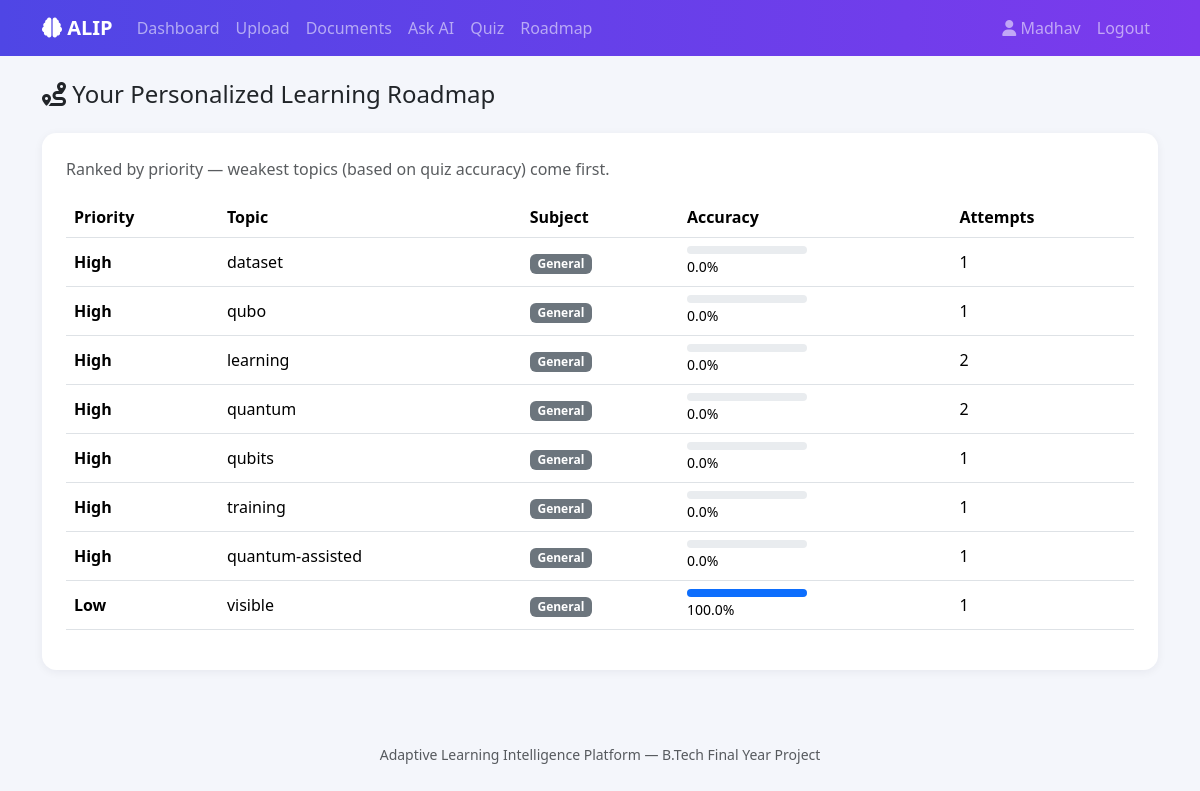
Screenshot of /roadmap (signed in) with the database file from the repository.
### tables this page shows
CREATE TABLE quiz_results (
    id INTEGER PRIMARY KEY AUTOINCREMENT,
    user_id INTEGER NOT NULL,
    subject TEXT NOT NULL,
    topic TEXT NOT NULL,
    correct INTEGER NOT NULL,
    created_at TEXT NOT NULL,
    FOREIGN KEY (user_id) REFERENCES users (id) ON DELETE CASCADE
);

### app.py (the view)
@app.route("/roadmap")
@login_required
def roadmap():
    conn = get_db()
    rows = conn.execute(
        "SELECT subject, topic, correct FROM quiz_results WHERE user_id=?", (session["user_id"],)
    ).fetchall()
    conn.close()
    topic_stats = defaultdict(lambda: {"correct": 0, "total": 0, "subject": "General"})
    for r in rows:
        key = r["topic"]
        topic_stats[key]["total"] += 1
        topic_stats[key]["correct"] += r["correct"]
        topic_stats[key]["subject"] = r["subject"]
    roadmap_items = []
    for topic, stats in topic_stats.items():
        accuracy = 100 * stats["correct"] / stats["total"]
        if accuracy < 50:
            priority = "High"
        elif accuracy < 80:
            priority = "Medium"
        else:
            priority = "Low"
        roadmap_items.append({
            "topic": topic,
            "subject": stats["subject"],
            "accuracy": round(accuracy, 1),
            "attempts": stats["total"],
            "priority": priority,
        })
    priority_order = {"High": 0, "Medium": 1, "Low": 2}
    roadmap_items.sort(key=lambda x: (priority_order[x["priority"]], x["accuracy"]))
    return render_template("roadmap.html", roadmap_items=roadmap_items)

### app.py (called while the page is built)
def login_required(f):
    @wraps(f)
    def wrapper(*args, **kwargs):
        if "user_id" not in session:
            flash("Please log in to continue.", "warning")
            return redirect(url_for("login"))
        return f(*args, **kwargs)
    return wrapper

### db.py (called while the page is built)
def get_db():
    os.makedirs(os.path.dirname(Config.DATABASE), exist_ok=True)
    conn = sqlite3.connect(Config.DATABASE)
    conn.row_factory = sqlite3.Row
    conn.execute("PRAGMA foreign_keys = ON")
    return conn

### templates/roadmap.html
{% extends "base.html" %}
{% block content %}
<h4 class="mb-4"><i class="fa-solid fa-route"></i> Your Personalized Learning Roadmap</h4>
{% if roadmap_items %}
<div class="card p-4">
  <p class="text-muted">Ranked by priority — weakest topics (based on quiz accuracy) come first.</p>
  <table class="table table-hover align-middle">
    <thead>
      <tr>
        <th>Priority</th>
        <th>Topic</th>
        <th>Subject</th>
        <th>Accuracy</th>
        <th>Attempts</th>
      </tr>
    </thead>
    <tbody>
      {% for item in roadmap_items %}
      <tr>
        <td class="priority-{{ item.priority }}">{{ item.priority }}</td>
        <td>{{ item.topic }}</td>
        <td><span class="badge bg-secondary">{{ item.subject }}</span></td>
        <td>
          <div class="progress" style="height: 8px; width: 120px;">
            <div class="progress-bar" role="progressbar" style="width: {{ item.accuracy }}%;"></div>
          </div>
          <small>{{ item.accuracy }}%</small>
        </td>
        <td>{{ item.attempts }}</td>
      </tr>
      {% endfor %}
    </tbody>
  </table>
</div>
{% else %}
<div class="card p-4">
  <p class="text-muted">No roadmap yet — take a quiz first so we can identify your weak topics.</p>
  <a href="{{ url_for('quiz') }}" class="btn btn-primary mt-2">Take a Quiz</a>
</div>
{% endif %}
{% endblock %}

### templates/base.html (shortened to what this page needs)
<!doctype html>
<html lang="en">
<head>
  <link href="https://cdn.jsdelivr.net/npm/bootstrap@5.3.3/dist/css/bootstrap.min.css" rel="stylesheet">
  <link href="https://cdnjs.cloudflare.com/ajax/libs/font-awesome/6.5.2/css/all.min.css" rel="stylesheet">
  <link href="{{ url_for('static', filename='css/style.css') }}" rel="stylesheet">
</head>
<body>
  <nav class="navbar navbar-expand-lg navbar-dark app-navbar">
    <div class="container">
      <a class="navbar-brand fw-bold" href="{{ url_for('index') }}">
        <i class="fa-solid fa-brain"></i> ALIP
      </a>
      <div class="collapse navbar-collapse" id="nav">
        {% if session.user_id %}
        <ul class="navbar-nav me-auto">
          <li class="nav-item"><a class="nav-link" href="{{ url_for('dashboard') }}">Dashboard</a></li>
          <li class="nav-item"><a class="nav-link" href="{{ url_for('upload') }}">Upload</a></li>
          <li class="nav-item"><a class="nav-link" href="{{ url_for('documents') }}">Documents</a></li>
          <li class="nav-item"><a class="nav-link" href="{{ url_for('ask') }}">Ask AI</a></li>
          <li class="nav-item"><a class="nav-link" href="{{ url_for('quiz') }}">Quiz</a></li>
          <li class="nav-item"><a class="nav-link" href="{{ url_for('roadmap') }}">Roadmap</a></li>
        </ul>
        <ul class="navbar-nav">
          <li class="nav-item"><span class="nav-link text-light-50"><i class="fa-solid fa-user"></i> {{ session.username }}</span></li>
          <li class="nav-item"><a class="nav-link" href="{{ url_for('logout') }}">Logout</a></li>
        </ul>
        {% else %}
        <ul class="navbar-nav ms-auto">
          <li class="nav-item"><a class="nav-link" href="{{ url_for('login') }}">Login</a></li>
          <li class="nav-item"><a class="nav-link" href="{{ url_for('register') }}">Register</a></li>
        </ul>
        {% endif %}
      </div>
    </div>
  </nav>
  <div class="container mt-4">
    {% block content %}{% endblock %}
  </div>
  <footer class="text-center text-muted py-4 mt-5">
    <small>Adaptive Learning Intelligence Platform &mdash; B.Tech Final Year Project</small>
  </footer>
</body>
</html>

### static/css/style.css (style rules this page uses)
:root { --brand-primary: #4f46e5; --brand-secondary: #7c3aed; }
body { background-color: #f4f6fb; }
.app-navbar { background: linear-gradient(90deg, var(--brand-primary), var(--brand-secondary)); }
.card { border: none; border-radius: 0.9rem; box-shadow: 0 2px 10px rgba(20, 20, 43, 0.06); }
.priority-High { color: #dc2626; font-weight: 600; }
.priority-Low { color: #16a34a; font-weight: 600; }

### rows the page displays
quiz_results: priority "High", topic "dataset", subject "General", accuracy "0.0", attempts "1"
quiz_results: priority "High", topic "qubo", subject "General", accuracy "0.0", attempts "1"
quiz_results: topic "learning"
quiz_results: subject "General"
quiz_results: topic "quantum"
quiz_results: subject "General"
quiz_results: priority "High", topic "qubits", subject "General", accuracy "0.0", attempts "1"
quiz_results: priority "High", topic "training", subject "General", accuracy "0.0", attempts "1"
quiz_results: priority "High", topic "quantum-assisted", subject "General", accuracy "0.0", attempts "1"
quiz_results: priority "Low", topic "visible", subject "General", accuracy "100.0", attempts "1"

### other values shown
{{ session.username }} "Madhav"
{{ item.priority }} "High" "High"
{{ item.accuracy }} "0.0" "0.0"
{{ item.attempts }} "2" "2"
